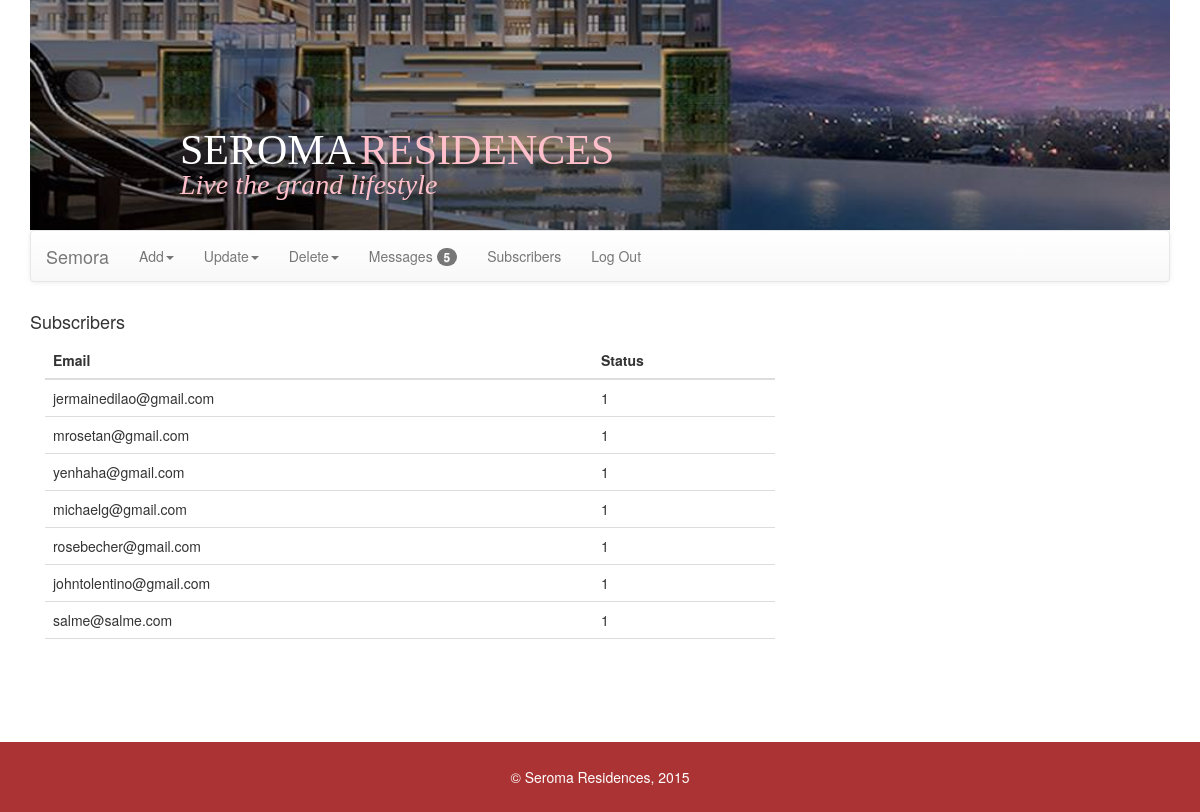
The app's page /admin?p=subscribers (signed in) with its own data.
### tables this page shows
CREATE TABLE IF NOT EXISTS `subscriptions` (
  `subscriberid` int(11) NOT NULL AUTO_INCREMENT,
  `subscriberemail` varchar(100) NOT NULL,
  `subscriberstatus` int(1) NOT NULL,
  PRIMARY KEY (`subscriberid`)
);

### db.php (called while the page is built, shortened)
<?php
	function site_db()
	{
		try
		{
			return new PDO('mysql:host=localhost;dbname=seroma','root','');
		}
		catch(PDOException $ex)
		{
			echo "Connection Error: ", $ex->getMessage();
		}
	}
	function view_subscriber()
	{
		$db = site_db();
		$sql = "select * from subscriptions order by 1 asc";
		$st = $db->prepare($sql);
		$st->execute();
		$rows = $st->fetchAll();
		return $rows;
	}

### admin/subscribers.php (the view)
<?php
	$subscribers = view_subscriber();
?>
<!DOCTYPE html>
<html>
	<head><title>View Subscribers</title></head>
	<body>
		<h4>Subscribers</h4>
		<div class = "col-md-8" style="height:300px;overflow:auto;">
			<table class = "table table-hover">
				<thead>
					<tr>
						<th>Email</th>
						<th>Status</th>
					</tr>
				</thead>
				<tbody>
					<?php foreach($subscribers as $sn): ?>
						<tr>
							<td><?php echo htmlentities($sn['subscriberemail']); ?></td>
							<td><?php echo htmlentities($sn['subscriberstatus']); ?></td>
						</tr>
					<?php endforeach; ?>
				</tbody>
			</table>
		</div>
		<div class = "col-md-4">
		</div>
	</body>
</html>

### records on screen
subscriptions: subscriberemail "jermainedilao@gmail.com", subscriberstatus "1"
subscriptions: subscriberemail "mrosetan@gmail.com", subscriberstatus "1"
subscriptions: subscriberemail "yenhaha@gmail.com", subscriberstatus "1"
subscriptions: subscriberemail "michaelg@gmail.com", subscriberstatus "1"
subscriptions: subscriberemail "rosebecher@gmail.com", subscriberstatus "1"
subscriptions: subscriberemail "johntolentino@gmail.com", subscriberstatus "1"
subscriptions: subscriberemail "salme@salme.com", subscriberstatus "1"
